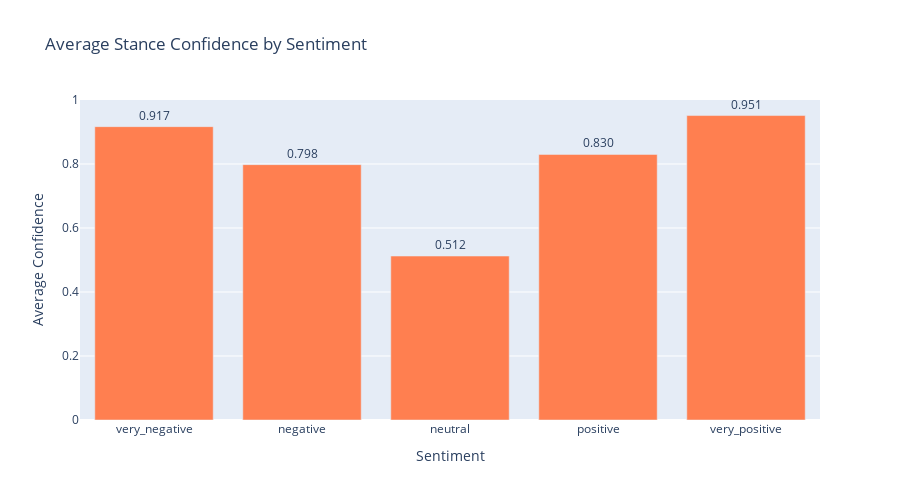

Source (notebook cell):
### Code cell
# Average confidence by sentiment
confidence_by_sentiment = df.groupby('sentiment')['stance_confidence_comment'].mean().reindex(sentiment_order)

fig = go.Figure(
	go.Bar(
		x=sentiment_order,
		y=confidence_by_sentiment.values,
		marker_color='coral',
		text=[f'{v:.3f}' if not pd.isna(v) else '' for v in confidence_by_sentiment.values],
		textposition='outside'
	)
)

fig.update_layout(
	title='Average Stance Confidence by Sentiment',
	xaxis_title='Sentiment',
	yaxis_title='Average Confidence',
	yaxis_range=[0, 1],
	height=500
)
fig.show()

### Figure 1 — Plotly figure (JSON) as saved in the notebook; plotly's stock layout.template omitted (floating-point values rounded to 4 significant figures)
{"data": [{"marker": {"color": "coral"}, "text": ["0.917", "0.798", "0.512", "0.830", "0.951"], "textposition": "outside", "type": "bar", "x": ["very_negative", "negative", "neutral", "positive", "very_positive"], "y": [0.9167, 0.798, 0.5123, 0.8299, 0.9514]}], "layout": {"height": 500, "title": {"text": "Average Stance Confidence by Sentiment"}, "xaxis": {"title": {"text": "Sentiment"}}, "yaxis": {"range": [0, 1], "title": {"text": "Average Confidence"}}}}
